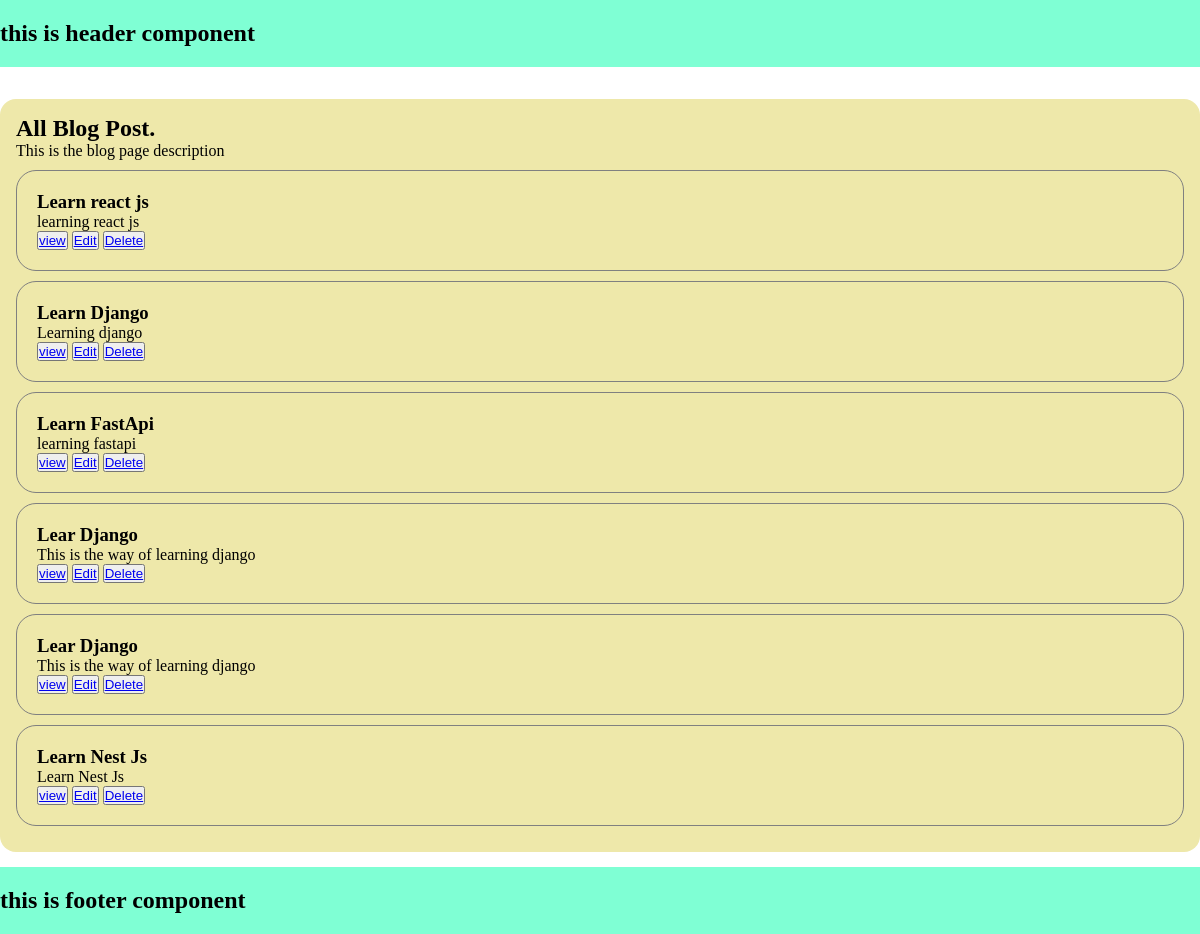
/blog/, run on an earlier commit of the app's database.
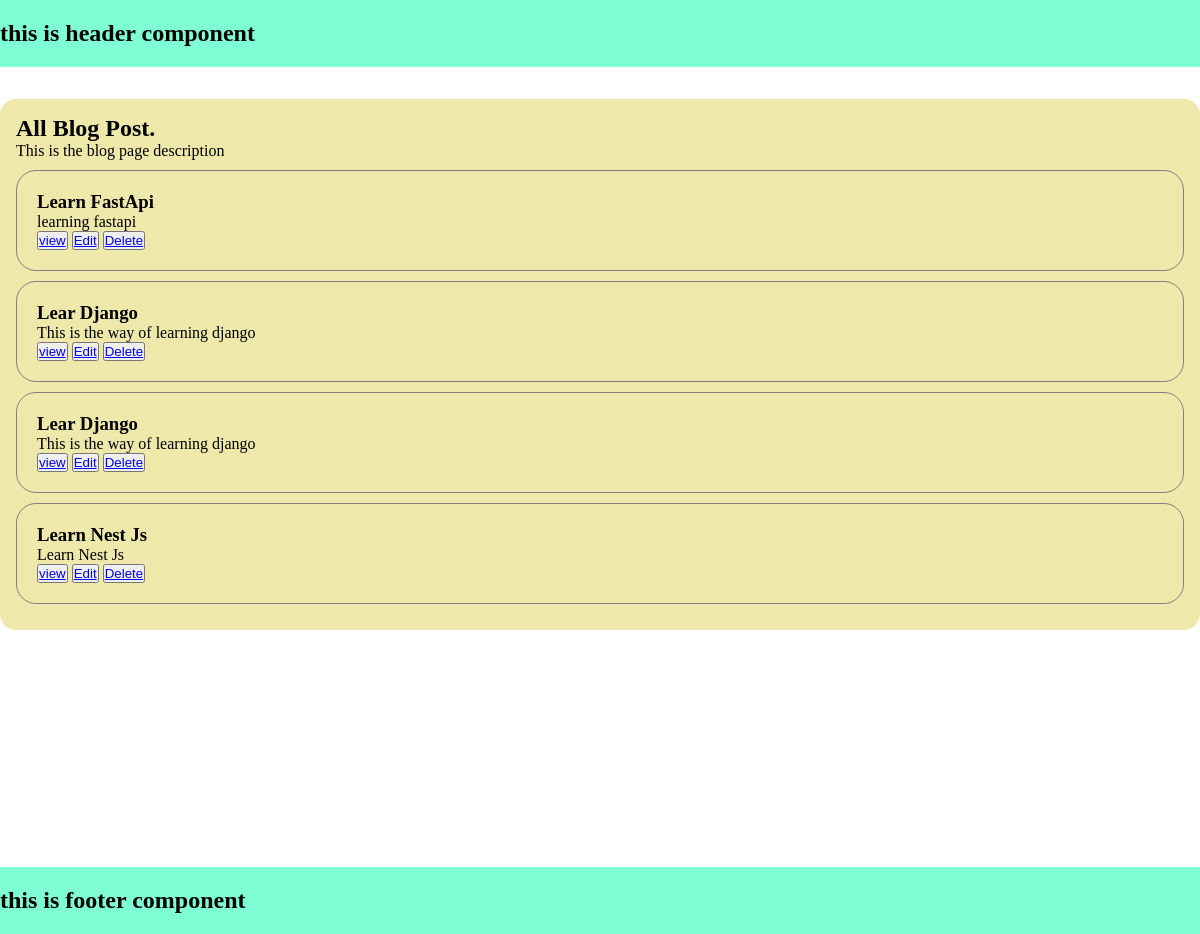
And on a later commit of the database.
### blog/models.py (models this page shows, shortened)
class Post(models.Model):
    title = models.CharField(max_length=200)
    author = models.ForeignKey("auth.User", on_delete=models.CASCADE)
    body = models.TextField()

### blog/views.py (the view)
# urls.py: path("", BlogPageView.as_view(), name="blog_home"),
class BlogPageView(ListView):
    model = Post
    template_name = "blog/index.html"
    context_object_name = "post_list"

### blog/templates/blog/index.html
{% extends '_base.html' %} {% load static %} {% block page_css %}
<link rel="stylesheet" href="{% static 'blog/css/index.css' %}" />
{% endblock %} {% block content %}
<h2>All Blog Post.</h2>
<p>This is the blog page description</p>
<div>
  {% for post in post_list %}
  <div class="blog_container">
    <h3>{{ post.title }}</h3>
    <p>{{ post.body}}</p>
    <button>
      <a href="{% url 'blog_detail' post.pk %}">view</a>
    </button>
    <button>
      <a href="{% url 'blog_update' post.pk %}">Edit</a>
    </button>
    <button>
      <a href="{% url 'blog_delete' post.pk %}">Delete</a>
    </button>
  </div>
  {% endfor %}
</div>
{% endblock %}

What changed in the data, as far as the page shows it:
removed Post: title "Learn react js", body "learning react js"
removed Post: title "Learn Django", body "Learning django"
